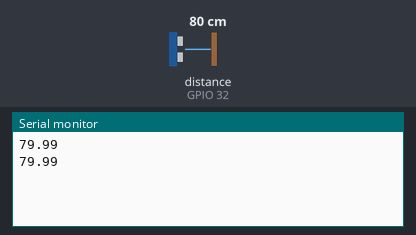
The sketch below on a simulated ESP32. Parts: the last lines printed to the serial monitor. Wiring (inferred from the names in the program): ultrasonic range finder: trigger GPIO 35; echo GPIO 32. Inputs (shaded band) come from the test bench; at power-on: distance to the obstacle (sensor on GPIO 32) 80 cm. The echo pulse lasts 58.3 µs per cm.

Above: at 1.8 s.
1.9 s: distance to the obstacle (sensor on GPIO 32) set to 2 cm
At 2.6 s:
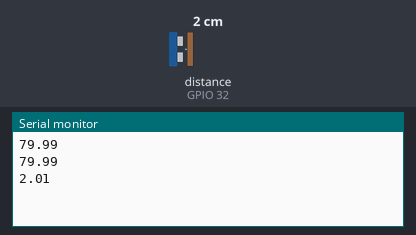
3.4 s: distance to the obstacle (sensor on GPIO 32) set to 4 cm
At 4.8 s:
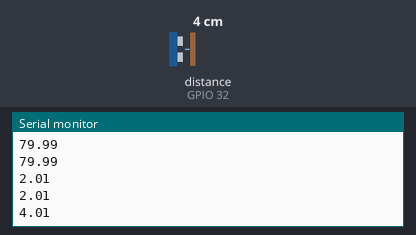
Timing chart, 0 to 6.4 s (numbered marks = the images above; inputs shaded):
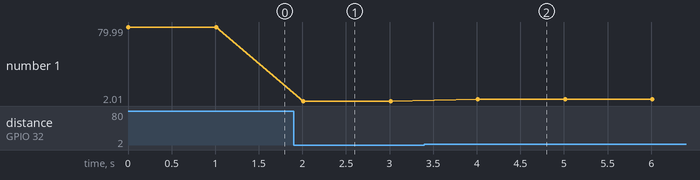

Measured:
- after the input at 1.9 s, the serial monitor: prints a new line after 0.11 s (image 1)
- after the input at 3.4 s, the serial monitor: prints a new line after 0.61 s (image 2)
- plotted number 1: 79.99 → 2.01 after the input at 1.9 s, 2.01 → 4.01 after the input at 3.4 s

The sketch:

distanceMeter.ino
```cpp
#define TRIGGER 35
#define ECHO 32

int dist_cm, dist_m;

void setup(){
  pinMode(TRIGGER, OUTPUT);
  pinMode(ECHO, INPUT);
  Serial.begin(115200);
}

void loop(){
  digitalWrite(TRIGGER, 0);
  delayMicroseconds(2);
  digitalWrite(TRIGGER, 1);
  delayMicroseconds(5);
  digitalWrite(TRIGGER, 0);

  // Returns how long it has been on in microseconds
  float timeDist = pulseIn(ECHO, HIGH);

  // Sound Speed = 0.0343 m/ms
  float dist = (0.0343 * timeDist)/2;

  Serial.println(dist);
  delay(1000);
}
```
